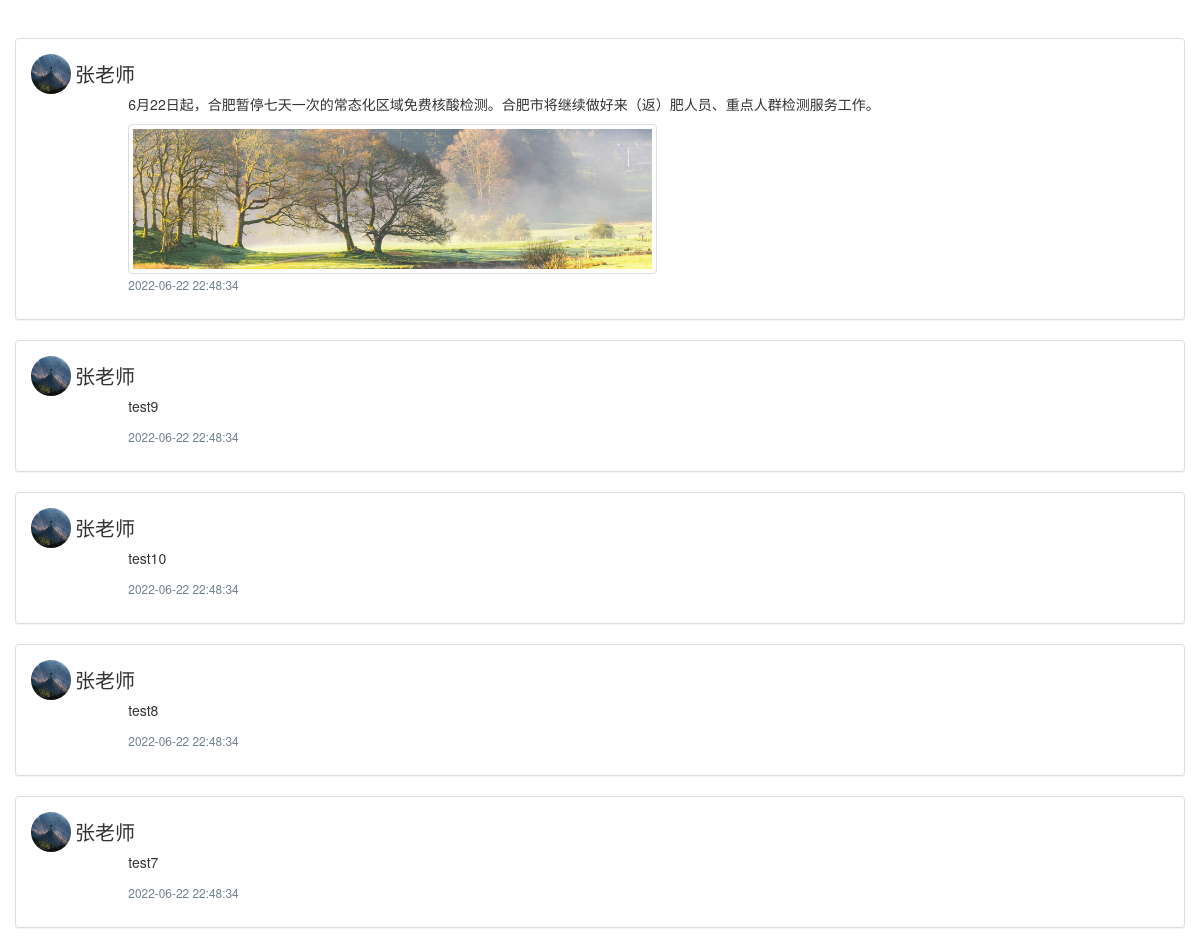
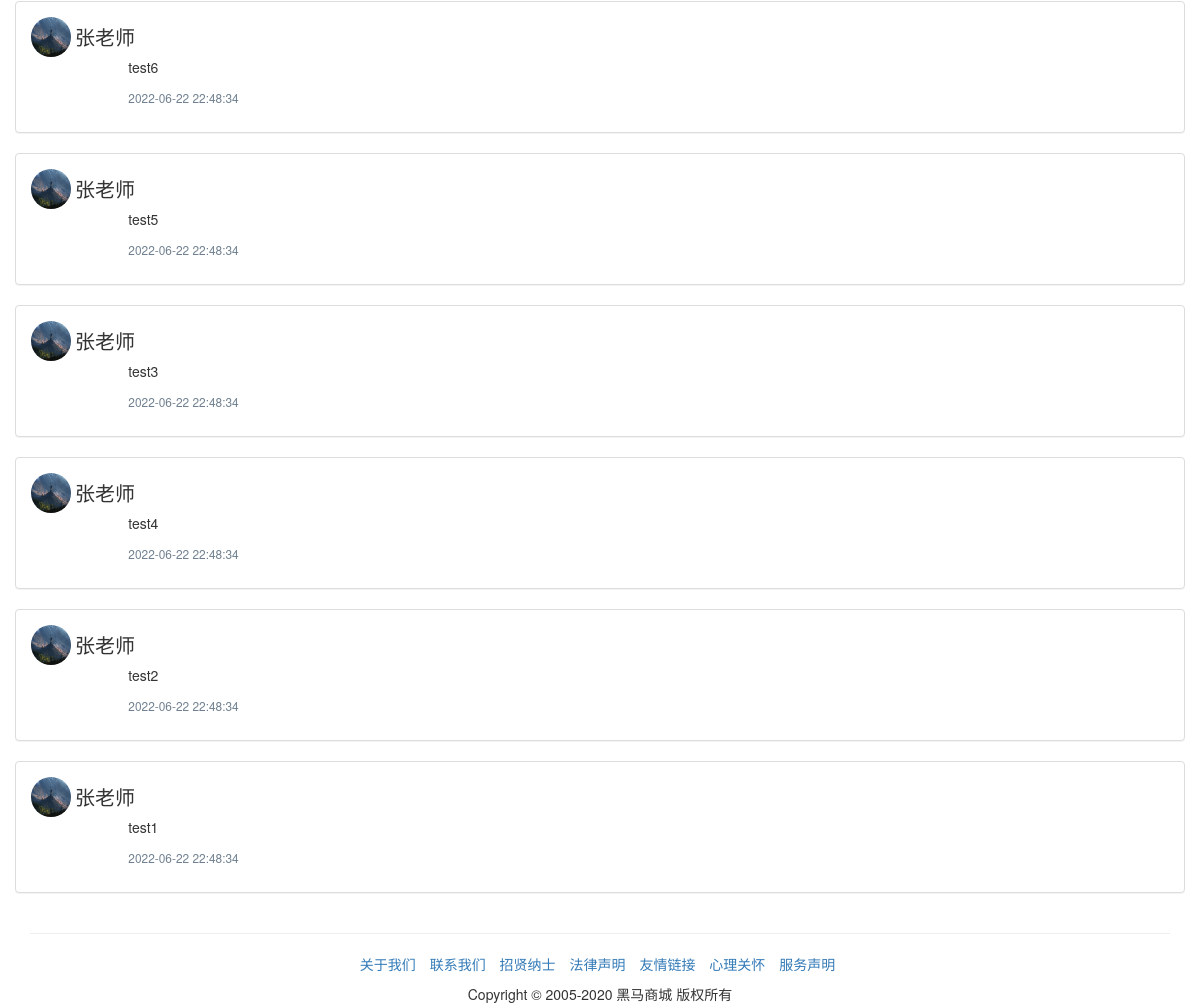
Page /main (lower part) on the earlier database version (2 pictures, top to bottom).
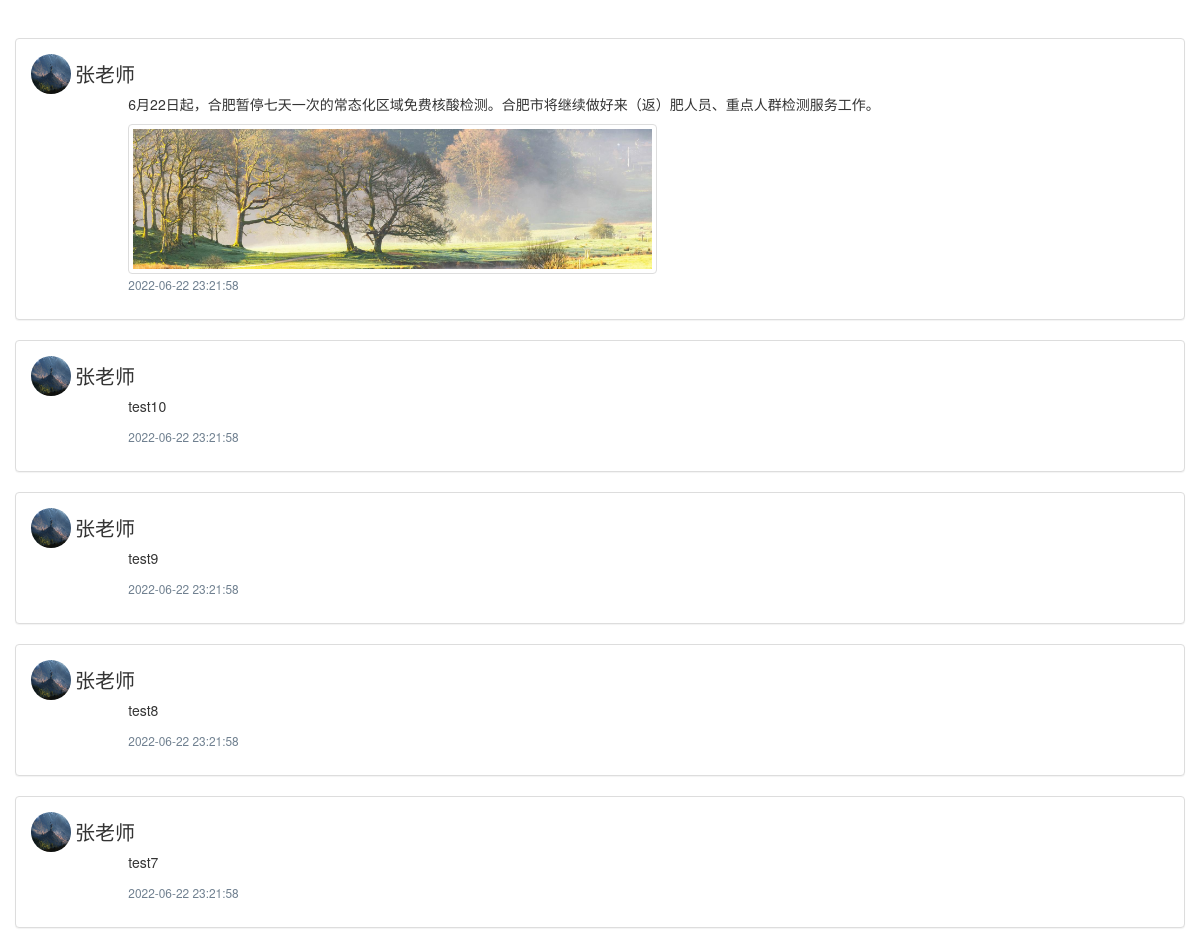
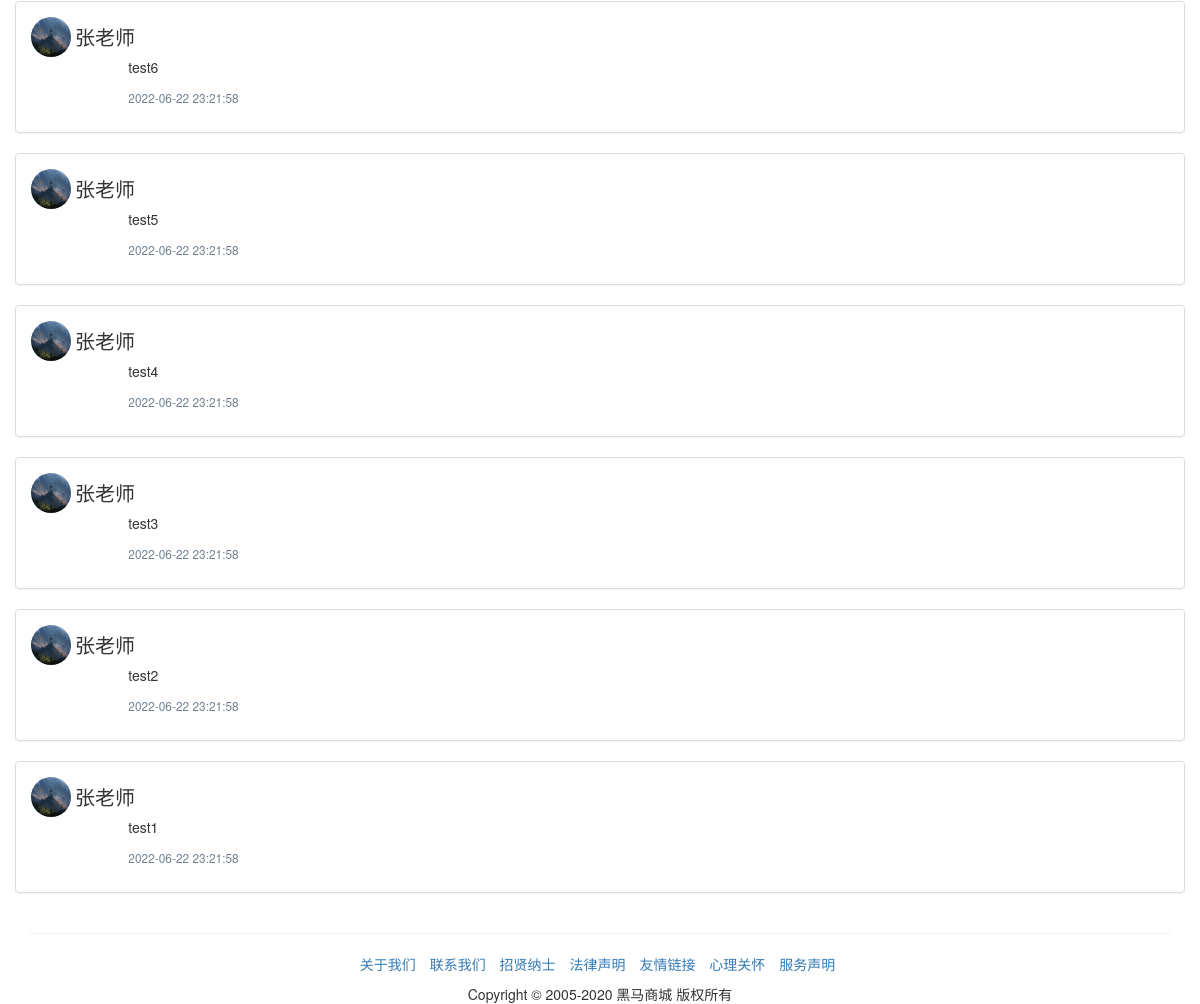
Same page on the later database version (2 pictures, top to bottom).
### sql.py (models this page shows)
class post(db.Model):#帖子
    id=db.Column(db.Integer, primary_key=True)
    post_content=db.Column(db.Text)#帖子内容
    create_at = db.Column(db.DateTime, default=datetime.datetime.now)
    update_at = db.Column(db.DateTime, default=datetime.datetime.now, onupdate=datetime.datetime.now)
    publish_user_id=db.Column(db.Integer, db.ForeignKey('user.id'))#发的人
    publish_user_name=db.Column(db.String(20))
    picture_number=db.Column(db.Integer)
    post_comments=db.relationship('post_comment',backref='post_comments')#评论
    status=db.Column(db.String(20))#状态,比如删除/隐藏

### apps/basic.py (the view)
@basicbp.route('/',methods = ['GET', 'POST'])
@basicbp.route('/main',methods = ['GET', 'POST'])
def main():
    pages=sql.get_page()
    if(current_user.is_authenticated==False):
        return render_template("main.html",pages=pages,islogin=current_user.is_authenticated)
    else:
        return render_template("main.html", pages=pages,user_id=current_user.id,islogin=current_user.is_authenticated,user_name=current_user.name,class_id=current_user.class_id)

### sql.py (called while the page is built)
def get_page():
    pagination = post.query.order_by(post.update_at.desc()).all()
    return pagination

### apps/templates/main.html (shortened to what this page needs)
<!DOCTYPE html>
<html lang="zh-CN">
<head>
    <link rel="stylesheet" href="{{ url_for('static', filename='css/bootstrap.min.css') }}">
    <link href="{{ url_for('static', filename='css/minecss.css') }}" rel="stylesheet">
</head>
<body>
{% if islogin %}
{% include "common/header.html" %}
{% else %}
<br><br>
{% endif %}
<br><br>
<div class="container">
    {% include "common/postshow.html" %}
    {% include "common/footer.html" %}
</div>
</body>
</html>

### apps/templates/common/postshow.html (shortened to what this page needs)
<div class="row">
    <div>
        {% for post in pages %}
        <div class="panel panel-default">
            <div class="panel-body row">
                <div class="col-md-12">
                    <img class="img-circle" style="width:40px;height:40px;"
                         src="{{url_for('static', filename='images/user/'+post.publish_user_id|string+'/head.jpg')}}">
                    <span style="vertical-align:middle;font-size: 20px">{{post.publish_user_name}}</span>
                </div>
                <div class="col-md-offset-1 col-md-11">
                    <p>{{post.post_content}}</p>
                    {% if post.picture_number %}
                    <div style="height:150px">
                        <img class="img-thumbnail" style="max-height:100%;width:auto"
                             src="{{url_for('static', filename='images/post/'+post.id|string+'/'+post.picture_number|string+'.jpg')}}">
                    </div>
                    {% endif %}
                    <p style="color:SlateGray "><small>{{post.update_at.strftime("%Y-%m-%d %H:%M:%S") }}</small></p>
                </div>
            </div>
        </div>
        {% endfor %}
    </div>
</div>

Differences in the rows shown:
changed post "6月22日起，合肥暂停七天一次的常态化区域免费核酸检测。合肥市将继续做好来（返）肥人员、重点人群检测服务工作。": update_at "2022-06-22 22:48:34" → "2022-06-22 23:21:58"
changed post "test10": update_at "2022-06-22 22:48:34" → "2022-06-22 23:21:58"; moves up the list
changed post "test9": update_at "2022-06-22 22:48:34" → "2022-06-22 23:21:58"
changed post "test8": update_at "2022-06-22 22:48:34" → "2022-06-22 23:21:58"
changed post "test7": update_at "2022-06-22 22:48:34" → "2022-06-22 23:21:58"
changed post "test6": update_at "2022-06-22 22:48:34" → "2022-06-22 23:21:58"
changed post "test5": update_at "2022-06-22 22:48:34" → "2022-06-22 23:21:58"
changed post "test4": update_at "2022-06-22 22:48:34" → "2022-06-22 23:21:58"; moves up the list
changed post "test3": update_at "2022-06-22 22:48:34" → "2022-06-22 23:21:58"
changed post "test2": update_at "2022-06-22 22:48:34" → "2022-06-22 23:21:58"
changed post "test1": update_at "2022-06-22 22:48:34" → "2022-06-22 23:21:58"
